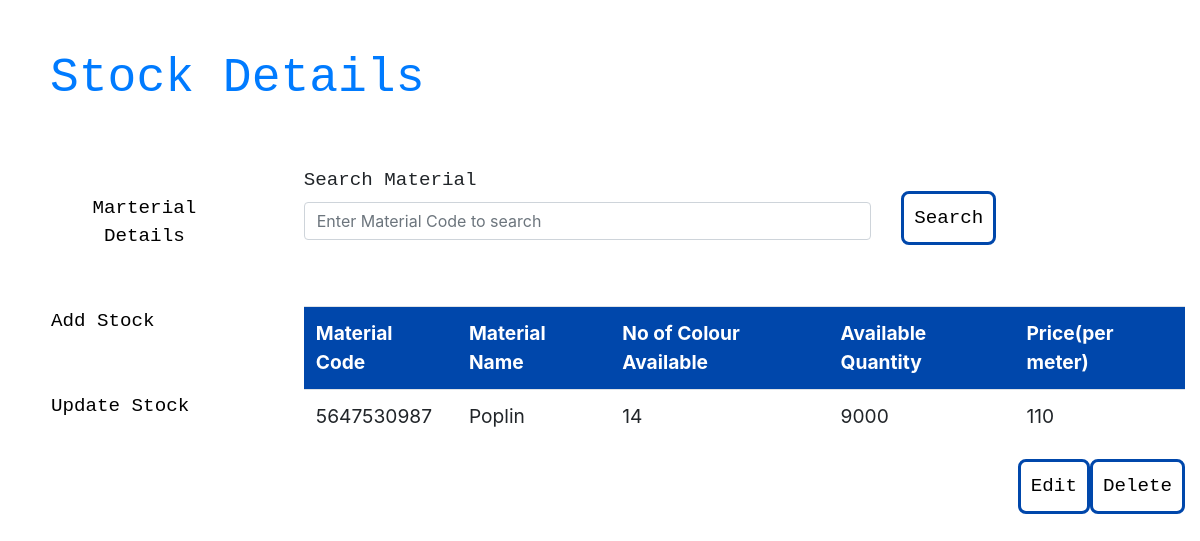
The app's page /update_stock.php?update_id=5647530987 with its own data.
### tables this page shows
CREATE TABLE `materials` (
  `mat_code` char(10) NOT NULL,
  `mat_name` varchar(255) NOT NULL,
  `no_of_colors` int(2) NOT NULL,
  `quantity` int(5) NOT NULL,
  `price` char(5) NOT NULL
);

### update_stock.php (the view, shortened to what this page needs)
<?php
include_once 'conn.php';
?>
<!DOCTYPE html>
<html>
<head>
  <link rel="stylesheet" href="https://maxcdn.bootstrapcdn.com/bootstrap/4.3.1/css/bootstrap.min.css">
  <link rel="stylesheet" href="styles.css">
</head>
<body>
  <header>
    <h1>
      <a href="index.php">Stock Details</a>
    </h1>
  </header>
  <div class="row">
    <div class="col-sm-3">
      <nav>
        <ul style="list-style-type:none;" class="nav flex-column">
          <li class="nav-item">
            <a class="nav-link" href="index.php">
              <button>Marterial Details</button>
            </a>
          </li>
          <li class="nav-item">
            <a class="nav-link" href="add_stock.html">
              <button>Add Stock</button>
            </a>
          </li>
          <li class="nav-item">
            <a class="nav-link" href="update_stock.php">
              <button>Update Stock</button>
            </a>
          </li>
        </ul>
      </nav>
    </div>
    <div class="col-sm-9">
      <form action="update_stock.php" method="get">
        <div class="row">
          <div class="col-sm-8">
            <div class="form-group">
              <label for="search">Search Material</label>
              <input type="search" class="form-control" name="update_id" placeholder="Enter Material Code to search">
            </div>
          </div>
          <div class="col-sm-1">
            <button type="submit" class="search-btn">Search</button></a>
          </div>
        </div>
      </form>
      <?php
      if(isset($_GET['update_id'])){
        $update_id = $_GET['update_id'];
        $sql = "SELECT * FROM materials WHERE mat_code=$update_id";
        $result = $conn->query($sql);
        if($result->num_rows > 0){
          $row = $result->fetch_assoc();
      ?>
      <table class="table">
        <tr>
          <th>Material Code</th>
          <th>Material Name</th>
          <th>No of Colour Available</th>
          <th>Available Quantity</th>
          <th>Price(per meter)</th>
        </tr>
        <tr>
          <td><?php echo $update_id ?></td>
          <td><?php echo $row['mat_name'] ?></td>
          <td><?php echo $row['no_of_colors'] ?></td>
          <td><?php echo $row['quantity'] ?></td>
          <td><?php echo $row['price'] ?></td>
        </tr>
      </table>
      <div class="d-flex justify-content-end mb-2">
        <button class="edit-btn" onclick="location.href='edit_stock.php?edit_id='+<?php echo $update_id?>">Edit</button>
        <button class="delete-btn" onclick="location.href='update_stock.php?delete_id='+<?php echo $update_id?>">Delete</button>
      </div>
          <?php
          } else {
              ?>
        Invalid Material Code!
        <?php
          }
        } else {
        ?>
        <?php
        }
        ?>
    </div>
  </div>
</body>
</html>

### styles.css (style rules this page uses)
header { height: 15%; }
h1 { padding: 50px; color: #002E63; font-family: 'Courier New', Courier, monospace; font-size: 300%; }
.row { margin-right: 0; }
nav { padding: 0px 0px 50px 15px; padding-top: 0; }
li { padding: 10px; }
button { background-color: white; border: none; padding: 10px; font-size: 120%; font-family: 'Courier New', Courier, monospace; border-radius: 8px; }
a:link { text-decoration: none; }
table { margin: 50px 0px 50px 0px; font-size: 120%; font-family: -apple-system, BlinkMacSystemFont, 'Segoe UI', Roboto, Oxygen, Ubuntu, Cantarell, 'Open Sans', 'Helvetica Neue', sans-serif; }
th { font-size: 100%; background-color: #0047AB; color: white; }
tr, td { font-size: 100%; }
.col-sm-8 { font-family: -apple-system, BlinkMacSystemFont, 'Segoe UI', Roboto, Oxygen, Ubuntu, Cantarell, 'Open Sans', 'Helvetica Neue', sans-serif; }
label { font-size: 120%; font-family: 'Courier New', Courier, monospace; }
.submit-btn, .search-btn, .edit-btn, .delete-btn, .update-btn { border-style: solid; border-color: #0047AB; text-align: center; }
.search-btn { margin-top: 25px; }
.table { font-size: 120%; }

### records on screen
materials: mat_name "Poplin", no_of_colors "14", quantity "9000", price "110"

### other values on screen
$update_id "5647530987"
